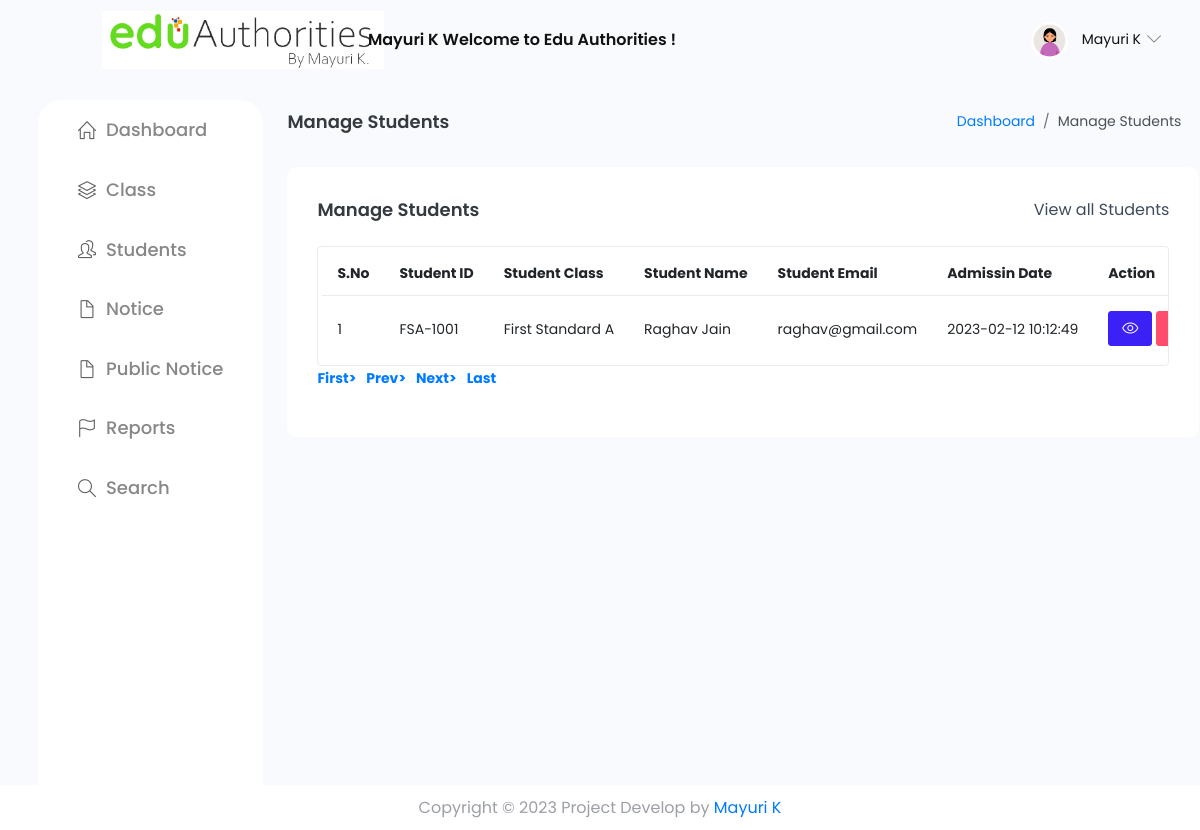
The app's page /manage-students.php (signed in) with its own data.
### tables this page shows
CREATE TABLE `tblstudent` (
  `ID` int(10) NOT NULL,
  `StudentName` varchar(200) DEFAULT NULL,
  `StudentEmail` varchar(200) DEFAULT NULL,
  `StudentClass` varchar(100) DEFAULT NULL,
  `Gender` varchar(50) DEFAULT NULL,
  `DOB` date DEFAULT NULL,
  `StuID` varchar(200) DEFAULT NULL,
  `FatherName` mediumtext DEFAULT NULL,
  `MotherName` mediumtext DEFAULT NULL,
  `ContactNumber` bigint(10) DEFAULT NULL,
  `AltenateNumber` bigint(10) DEFAULT NULL,
  `Address` mediumtext DEFAULT NULL,
  `UserName` varchar(200) DEFAULT NULL,
  `Password` varchar(200) DEFAULT NULL,
  `Image` varchar(200) DEFAULT NULL,
  `DateofAdmission` timestamp NULL DEFAULT current_timestamp()
);

CREATE TABLE `tblclass` (
  `ID` int(5) NOT NULL,
  `ClassName` varchar(50) DEFAULT NULL,
  `Section` varchar(20) DEFAULT NULL,
  `CreationDate` timestamp NULL DEFAULT current_timestamp()
);

### manage-students.php (the view, shortened to what this page needs)
<?php
include('includes/dbconnection.php');
if (strlen($_SESSION['sturecmsaid']==0)) {
  header('location:logout.php');
  } else{
?>
     <?php include_once('includes/header.php');?>
      <div class="container-fluid page-body-wrapper">
        <?php include_once('includes/sidebar.php');?>
        <div class="main-panel">
          <div class="content-wrapper">
             <div class="page-header">
              <h3 class="page-title"> Manage Students </h3>
              <nav aria-label="breadcrumb">
                <ol class="breadcrumb">
                  <li class="breadcrumb-item"><a href="dashboard.php">Dashboard</a></li>
                  <li class="breadcrumb-item active" aria-current="page"> Manage Students</li>
                </ol>
              </nav>
            </div>
            <div class="row">
              <div class="col-md-12 grid-margin stretch-card">
                <div class="card">
                  <div class="card-body">
                    <div class="d-sm-flex align-items-center mb-4">
                      <h4 class="card-title mb-sm-0">Manage Students</h4>
                      <a href="#" class="text-dark ml-auto mb-3 mb-sm-0"> View all Students</a>
                    </div>
                    <div class="table-responsive border rounded p-1">
                      <table class="table">
                        <thead>
                          <tr>
                            <th class="font-weight-bold">S.No</th>
                            <th class="font-weight-bold">Student ID</th>
                            <th class="font-weight-bold">Student Class</th>
                            <th class="font-weight-bold">Student Name</th>
                            <th class="font-weight-bold">Student Email</th>
                            <th class="font-weight-bold">Admissin Date</th>
                            <th class="font-weight-bold">Action</th>
                          </tr>
                        </thead>
                        <tbody>
                           <?php
                            if (isset($_GET['pageno'])) {
            $pageno = $_GET['pageno'];
        } else {
            $pageno = 1;
        }
        $no_of_records_per_page = 15;
        $offset = ($pageno-1) * $no_of_records_per_page;
       $ret = "SELECT ID FROM tblstudent";
$query1 = $dbh -> prepare($ret);
$query1->execute();
$total_rows=$query1->rowCount();
$total_pages = ceil($total_rows / $no_of_records_per_page);
$sql="SELECT tblstudent.StuID,tblstudent.ID as sid,tblstudent.StudentName,tblstudent.StudentEmail,tblstudent.DateofAdmission,tblclass.ClassName,tblclass.Section from tblstudent join tblclass on tblclass.ID=tblstudent.StudentClass LIMIT $offset, $no_of_records_per_page";
$query = $dbh -> prepare($sql);
$query->execute();
$results=$query->fetchAll(PDO::FETCH_OBJ);
$cnt=1;
if($query->rowCount() > 0)
{
foreach($results as $row)
{               ?>
                          <tr>
                            <td><?php echo htmlentities($cnt);?></td>
                            <td><?php  echo htmlentities($row->StuID);?></td>
                            <td><?php  echo htmlentities($row->ClassName);?> <?php  echo htmlentities($row->Section);?></td>
                            <td><?php  echo htmlentities($row->StudentName);?></td>
                            <td><?php  echo htmlentities($row->StudentEmail);?></td>
                            <td><?php  echo htmlentities($row->DateofAdmission);?></td>
                            <td>
                             <a href="edit-student-detail.php?editid=<?php echo htmlentities ($row->sid);?>" class="btn btn-primary btn-sm"><i class="icon-eye"></i></a>
                                                 <a href="manage-students.php?delid=<?php echo ($row->sid);?>" onclick="return confirm('Do you really want to Delete ?');" class="btn btn-danger btn-sm"> <i class="icon-trash"></i></a>
                            </td>
                          </tr><?php $cnt=$cnt+1;}} ?>
                        </tbody>
                      </table>
                    </div>
                    <div align="left">
    <ul class="pagination" >
        <li><a href="?pageno=1"><strong>First></strong></a></li>
        <li class="<?php if($pageno <= 1){ echo 'disabled'; } ?>">
            <a href="<?php if($pageno <= 1){ echo '#'; } else { echo "?pageno=".($pageno - 1); } ?>"><strong style="padding-left: 10px">Prev></strong></a>
        </li>
        <li class="<?php if($pageno >= $total_pages){ echo 'disabled'; } ?>">
            <a href="<?php if($pageno >= $total_pages){ echo '#'; } else { echo "?pageno=".($pageno + 1); } ?>"><strong style="padding-left: 10px">Next></strong></a>
        </li>
        <li><a href="?pageno=<?php echo $total_pages; ?>"><strong style="padding-left: 10px">Last</strong></a></li>
    </ul>
</div>
                  </div>
                </div>
              </div>
            </div>
          </div>
         <?php include_once('includes/footer.php');?>
   <?php }  ?>

### includes/header.php (shortened to what this page needs)
<!DOCTYPE html>
<html lang="en">
  <head>
    <link rel="stylesheet" href="assets/vendors/simple-line-icons/css/simple-line-icons.css">
    <link rel="stylesheet" href="assets/vendors/flag-icon-css/css/flag-icon.min.css">
    <link rel="stylesheet" href="assets/vendors/css/vendor.bundle.base.css">
    <link rel="stylesheet" href="assets/vendors/daterangepicker/daterangepicker.css">
    <link rel="stylesheet" href="assets/vendors/chartist/chartist.min.css">
    <link rel="stylesheet" href="assets/vendors/select2/select2.min.css">
    <link rel="stylesheet" href="assets/vendors/select2-bootstrap-theme/select2-bootstrap.min.css">
    <link rel="stylesheet" href="assets/css/style.css" />
  </head>
  <body>
    <div class="container-scroller">
 <nav class="navbar default-layout-navbar col-lg-12 col-12 p-0 fixed-top d-flex flex-row">
        <div class="navbar-brand-wrapper d-flex align-items-center">
          <a class="navbar-brand brand-logo ml-auto text-right" href="dashboard.php">
            <img src="assets/images/logo.png" alt="logo" />
          </a>
        </div><?php
         $aid= $_SESSION['sturecmsaid'];
$sql="SELECT * from tbladmin where ID=:aid";
$query = $dbh -> prepare($sql);
$query->bindParam(':aid',$aid,PDO::PARAM_STR);
$query->execute();
$results=$query->fetchAll(PDO::FETCH_OBJ);
$cnt=1;
if($query->rowCount() > 0)
{
foreach($results as $row)
{               ?>
        <div class="navbar-menu-wrapper d-flex align-items-center flex-grow-1">
          <h5 class="mb-0 font-weight-medium d-none d-lg-flex mx-auto"><?php  echo htmlentities($row->AdminName);?> Welcome to Edu Authorities !</h5>
          <ul class="navbar-nav navbar-nav-right ml-auto">
            <li class="nav-item dropdown d-none d-xl-inline-flex user-dropdown">
              <a class="nav-link dropdown-toggle" id="UserDropdown" href="#" data-toggle="dropdown" aria-expanded="false">
                <img class="img-xs rounded-circle ml-2" src="assets/images/faces/face8.jpg" alt="Profile image"> <span class="font-weight-normal"> <?php  echo htmlentities($row->AdminName);?> </span></a>
                <?php $cnt=$cnt+1;}} ?>
            </li>
          </ul>
        </div>
      </nav>

### records on screen
tblstudent: StuID "FSA-1001", tblclass.ClassName "First Standard", tblclass.Section "A", StudentName "Raghav Jain", StudentEmail "raghav@gmail.com", DateofAdmission "2023-02-12 10:12:49"

### other values on screen
$row->AdminName "Mayuri K"
